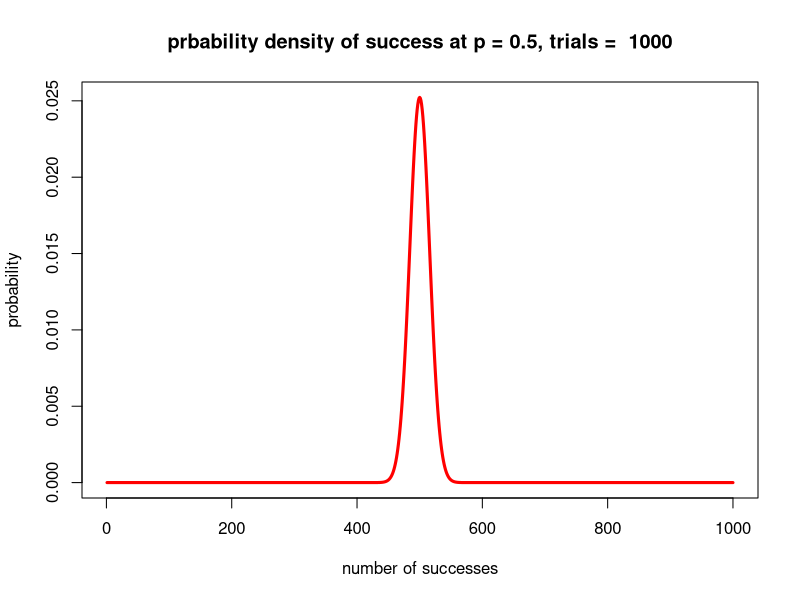
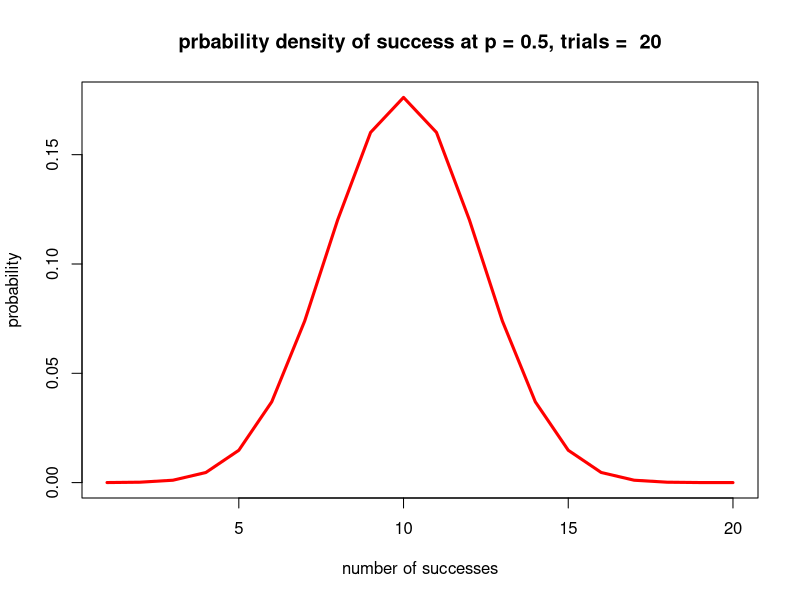
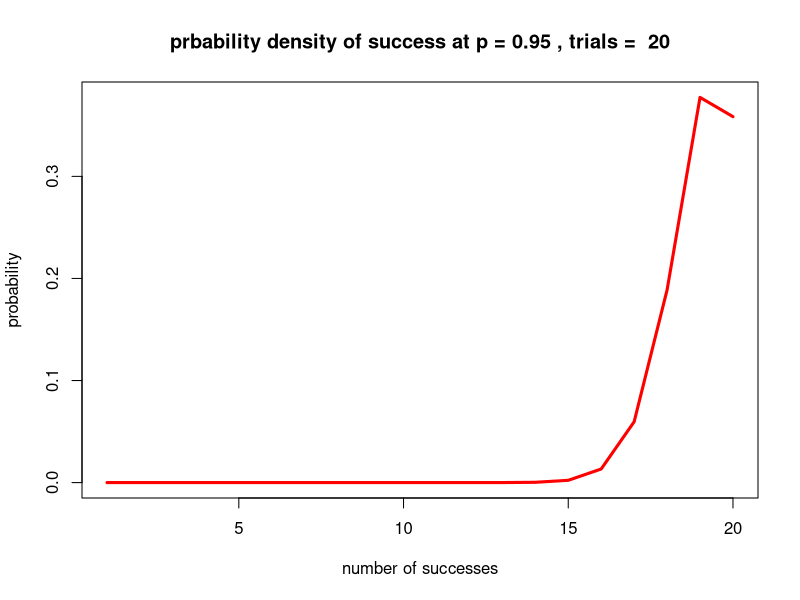
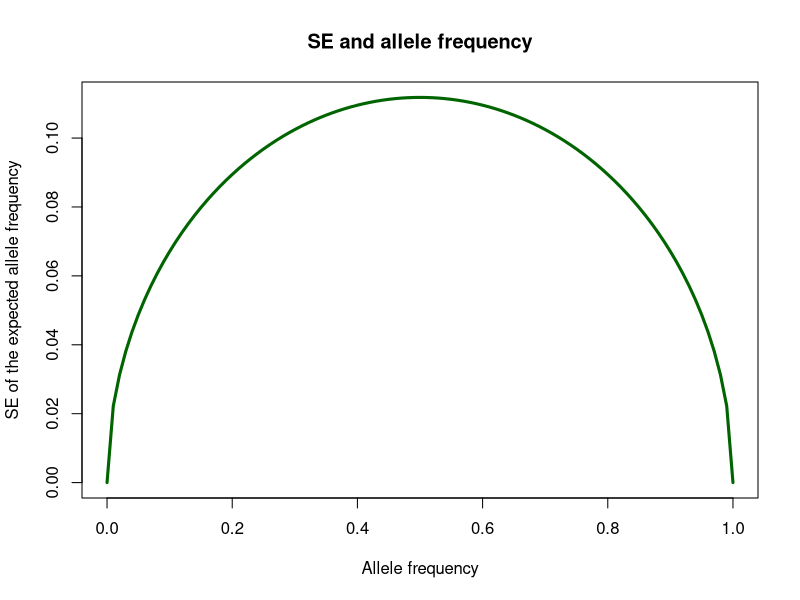
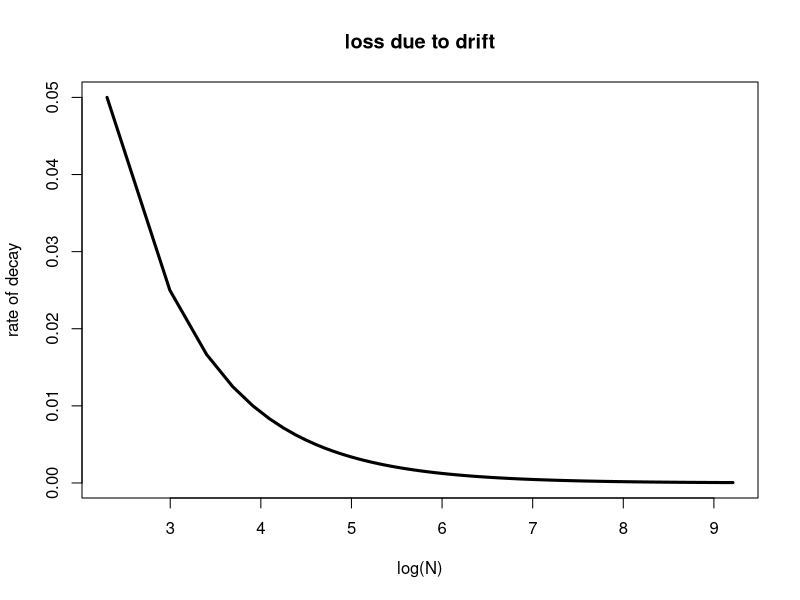
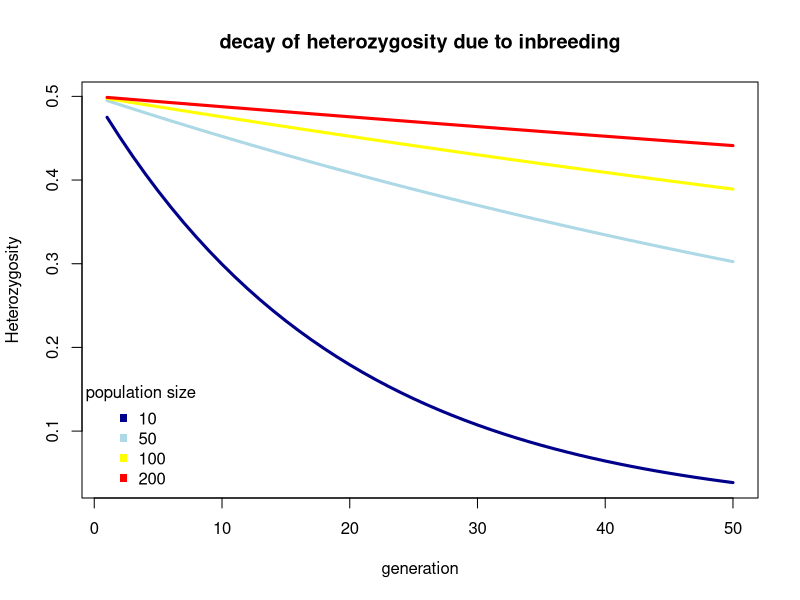
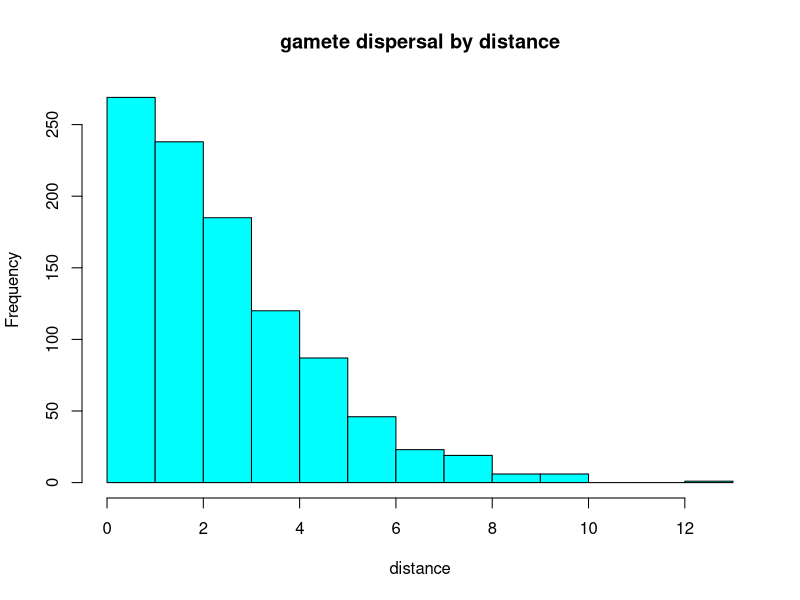
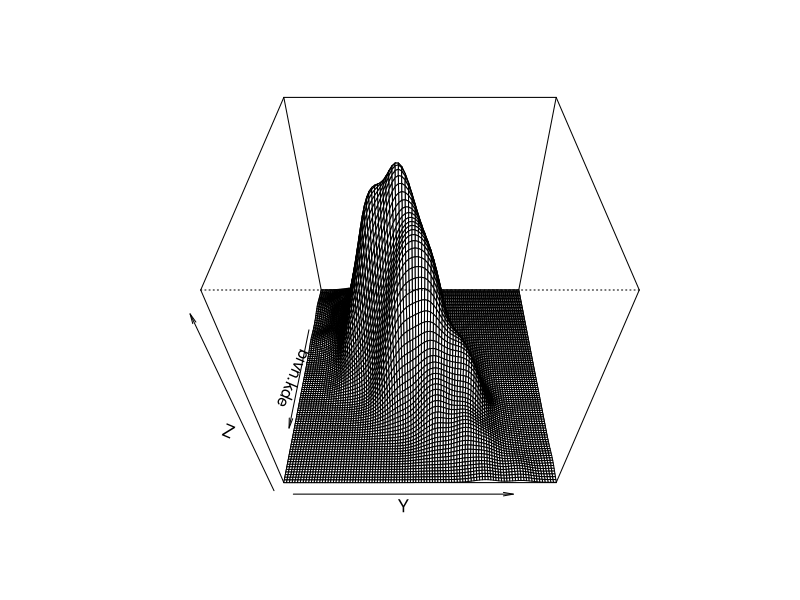

These charts were generated, in order, by the following R code:
## ---- chunk 1

#set up the draw sizes
draws<-1000
p<-0.5
range<-1:draws
probs<-NULL
for ( i in range ) {
  #also try it with rbinom
  prob<-dbinom(x=i, size=draws, prob=p)
  probs<-c(probs,prob)
}#for
plot(1:length(probs),probs, type = "n", xlab="number of successes", ylab="probability", main=paste("prbability density of success at p = 0.5, trials = ", draws))
lines(1:length(probs),probs, lwd=3, col = "red")
## ---- chunk 2

#set up the draw sizes
draws<-20
p<-0.5
range<-1:draws
probs<-NULL
for ( i in range ) {
  #also try it with rbinom
  prob<-dbinom(x=i, size=draws, prob=p)
  probs<-c(probs,prob)
}#for
plot(1:length(probs),probs, type = "n", xlab="number of successes", ylab="probability", main=paste("prbability density of success at p = 0.5, trials = ", draws))
lines(1:length(probs),probs, lwd=3, col = "red")
## ---- chunk 3

#set up the draw sizes
draws<-20
p<-0.95
range<-1:draws
probs<-NULL
for ( i in range ) {
  #also try it with rbinom
  prob<-dbinom(x=i, size=draws, prob=p)
  probs<-c(probs,prob)
}#for
plot(1:length(probs),probs, type = "n", xlab="number of successes", ylab="probability", main=paste("prbability density of success at p =", p,", trials = ", draws))
lines(1:length(probs),probs, lwd=3, col = "red")
## ---- chunk 4

P<-seq(0,1,0.01)
N<-10
SEs<-NULL
for ( p in P ) {
  SEs<-c(SEs, sqrt((p*(1-p))/(2*N)))
}#for

plot(P,SEs, main="SE and allele frequency", xlab="Allele frequency", 
     ylab="SE of the expected allele frequency", type= "n")
lines(P,SEs,lwd=3, col="darkgreen")

## ---- chunk 5

Ns<-seq(10,10000,10)
decay<-NULL
for ( N in Ns ) {
  #calculate the value of decay 1-(1/(2*N))
  decay<-c(decay,1/(2*N))
}#for

plot(log(Ns),decay,type="n",main="loss due to drift", xlab="log(N)", ylab = "rate of decay")
lines(log(Ns),decay,lwd=3)
## ---- chunk 6

Nes<-c(10,50,100,200)
cols<-c("darkblue","lightblue","yellow","red")
declineH<-NULL
gens<-seq(1,50,1)

for ( Ne in Nes ) {
  Ht<-0.5
  for ( g in gens ) {
    H0<-Ht
    Ht<-(1-(1/(2*Ne)))*H0
    declineH<-c(declineH,Ht)
  }#for
}#for

mat<-matrix(declineH, ncol=4, byrow = FALSE)

plot(rep(gens,4),mat, type = "n", main="decay of heterozygosity due to inbreeding", xlab= "generation", ylab="Heterozygosity")
for ( i in 1:dim(mat)[2]) {
  lines(gens,mat[,i], lwd=3, col=cols[i])
}#for
legend("bottomleft",legend=Nes, col = cols, title="population size", pch = 15, bty="n")
## ---- chunk 7
#generate numbers according to the normal distribution
values<-rnorm(n=1000,mean=0, sd = 3)
#plot denstiy
hist(abs(values), xlab="distance", col = "cyan", main= "gamete dispersal by distance")
## ---- chunk 8
# lets first simulate a bivariate normal sample
library(MASS)
Sigma <- matrix(c(10,3,3,2),2,2)
bivn <- mvrnorm(1000, mu = c(0, 0), Sigma )

# now we do a kernel density estimate
bivn.kde <- kde2d(bivn[,1], bivn[,2], n = 100)

# now plot your results
#contour(bivn.kde)
#image(bivn.kde)
persp(bivn.kde, phi = 45, theta = 90)
## ---- chunk 9
#use the exponential distribution to estimate probability of coalescence at time t
gens<-seq(1,20,1)

probs<-NULL
probsCum<-NULL
N<-2
for ( t in gens ) {
  #p<-dexp(gens,rate=-(1/(2*N))*i)
  pC<- 1-exp(- (1/(2*N))*t)
  probsCum<-c(probsCum,pC)
  p<-((1-(1/(2*N)))^(t-1))*(1/(2*N))
  probs<-c(probs,p)
}#for
cols<-c("red","green")
plot(probs, type="n", xlab="generation(t)", ylab="probability", ylim=c(0,1), xlim=c(1,20))
lines(probs, col = "red" , lwd = 3)
lines(probsCum, col = "green", lwd = 3)
legend("right", col = c("red","green"), pch=15, legend=c("at generation t","cumulative"), bty="n")
